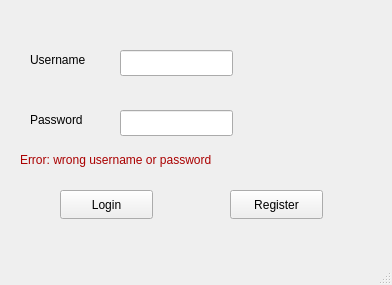
<?xml version="1.0" encoding="UTF-8"?>
<ui version="4.0">
 <class>LoginWindow</class>
 <widget class="QMainWindow" name="LoginWindow">
  <property name="geometry">
   <rect>
    <x>0</x>
    <y>0</y>
    <width>392</width>
    <height>285</height>
   </rect>
  </property>
  <property name="windowTitle">
   <string>LoginWindow</string>
  </property>
  <widget class="QWidget" name="centralwidget">
   <widget class="QLabel" name="label_1">
    <property name="geometry">
     <rect>
      <x>30</x>
      <y>50</y>
      <width>81</width>
      <height>20</height>
     </rect>
    </property>
    <property name="text">
     <string>Username</string>
    </property>
   </widget>
   <widget class="QLabel" name="label_2">
    <property name="geometry">
     <rect>
      <x>30</x>
      <y>110</y>
      <width>71</width>
      <height>20</height>
     </rect>
    </property>
    <property name="text">
     <string>Password</string>
    </property>
   </widget>
   <widget class="QLineEdit" name="lineEdit_Username">
    <property name="geometry">
     <rect>
      <x>120</x>
      <y>50</y>
      <width>113</width>
      <height>26</height>
     </rect>
    </property>
   </widget>
   <widget class="QLineEdit" name="lineEdit_Password">
    <property name="geometry">
     <rect>
      <x>120</x>
      <y>110</y>
      <width>113</width>
      <height>26</height>
     </rect>
    </property>
    <property name="echoMode">
     <enum>QLineEdit::Password</enum>
    </property>
   </widget>
   <widget class="QLabel" name="label_error">
    <property name="geometry">
     <rect>
      <x>20</x>
      <y>150</y>
      <width>241</width>
      <height>20</height>
     </rect>
    </property>
    <property name="text">
     <string>&lt;html&gt;&lt;head/&gt;&lt;body&gt;&lt;p&gt;&lt;span style=&quot; color:#aa0000;&quot;&gt;Error: wrong username or password&lt;/span&gt;&lt;/p&gt;&lt;/body&gt;&lt;/html&gt;</string>
    </property>
   </widget>
   <widget class="QPushButton" name="pushButton_Login">
    <property name="geometry">
     <rect>
      <x>60</x>
      <y>190</y>
      <width>93</width>
      <height>29</height>
     </rect>
    </property>
    <property name="text">
     <string>Login</string>
    </property>
   </widget>
   <widget class="QPushButton" name="pushButton_Register">
    <property name="geometry">
     <rect>
      <x>230</x>
      <y>190</y>
      <width>93</width>
      <height>29</height>
     </rect>
    </property>
    <property name="text">
     <string>Register</string>
    </property>
   </widget>
  </widget>
  <widget class="QMenuBar" name="menubar">
   <property name="geometry">
    <rect>
     <x>0</x>
     <y>0</y>
     <width>392</width>
     <height>26</height>
    </rect>
   </property>
  </widget>
  <widget class="QStatusBar" name="statusbar"/>
 </widget>
 <resources/>
 <connections/>
</ui>
